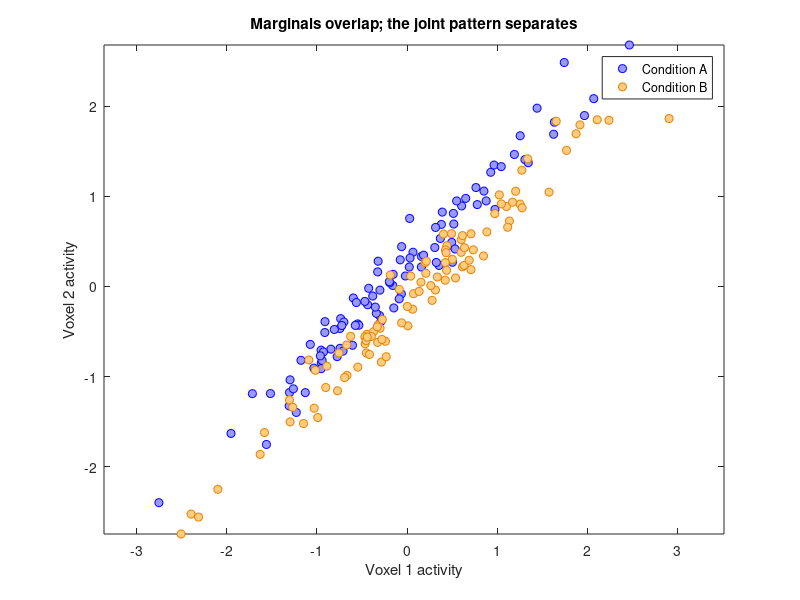

Reproduce this figure in MATLAB. (Note: this script raises an error after producing the figure.)
%% Chapter 37 Lab: From Maps to Models -- Population Codes and Decoding (MATLAB)
% This lab accompanies Chapter 37, "Multivariate Brain Analysis: From Maps
% to Models". You will simulate multivoxel patterns in which NO single
% voxel discriminates two conditions but the pattern does, compare a mass
% univariate map with a cross-validated multivariate decoder, and see why
% decoder weights are not a localization map (and how the Haufe transform
% recovers the encoding pattern).
%
% Companion to: https://torwager.github.io/elements-of-fmri-tutorials/book/part7/ch37-multivariate-brain-analysis-from-maps
%
% Requirements: Statistics and Machine Learning Toolbox (for fitcsvm).
% The optional final section uses CanlabCore (https://github.com/canlab).
% Code adapted from CANlab tutorials (github.com/canlab and
% CANlab_help_examples, canlab_help_7_multivariate_prediction_basics.m).
%
% Runtime: under a minute. All data in the core sections are simulated.

%% 1. Two voxels, no single-voxel information
% Two conditions (A and B) shift two voxels in OPPOSITE directions by a
% tiny amount (+/- 0.1 against noise SD 1: per-voxel effect size d = 0.2).
% Crucially, the noise is strongly SHARED between the voxels (r = 0.98),
% as if both ride on a common global fluctuation.

rng(7);                                   % seed, for reproducibility
n = 100;                                  % trials per condition

mu_A = [-0.1  0.1];                       % condition A mean
mu_B = [ 0.1 -0.1];                       % condition B mean
Sigma = [1 .98; .98 1];                   % shared noise, correlation 0.98

% Demean the noise within each condition so the simulated effect equals
% its nominal value exactly (the noise carries no condition information).
EA = mvnrnd([0 0], Sigma, n); EA = EA - mean(EA);
EB = mvnrnd([0 0], Sigma, n); EB = EB - mean(EB);
XA = mu_A + EA;
XB = mu_B + EB;

figure('Color', 'w');
plot(XA(:,1), XA(:,2), 'bo', 'MarkerFaceColor', [.6 .6 1]); hold on;
plot(XB(:,1), XB(:,2), 'o', 'Color', [.9 .5 0], 'MarkerFaceColor', [1 .8 .5]);
xlabel('Voxel 1 activity'); ylabel('Voxel 2 activity');
legend({'Condition A' 'Condition B'});
title('Marginals overlap; the joint pattern separates');
axis equal

%% 2. Quantify: univariate tests vs. the two-voxel pattern
% Each voxel alone: t ~ 1, nonsignificant. The pattern contrast
% (voxel 1 - voxel 2) cancels the shared noise and is hugely significant.

[~, p1, ~, st1] = ttest2(XA(:,1), XB(:,1));
[~, p2, ~, st2] = ttest2(XA(:,2), XB(:,2));
fprintf('Voxel 1 alone:     t = %5.2f, p = %.3f\n', st1.tstat, p1);
fprintf('Voxel 2 alone:     t = %5.2f, p = %.3f\n', st2.tstat, p2);

dA = XA(:,1) - XA(:,2);                   % pattern score, condition A
dB = XB(:,1) - XB(:,2);                   % pattern score, condition B
[~, pd, ~, std_] = ttest2(dA, dB);
fprintf('Pattern (v1 - v2): t = %5.2f, p = %.2e\n', std_.tstat, pd);

% Cross-validated classification: one voxel vs. both voxels
X2 = [XA; XB];
y2 = [ones(n,1); -ones(n,1)];

% Linear SVMs (default box constraint C = 1), 5-fold cross-validation
cv1 = crossval(fitcsvm(X2(:,1), y2, 'KernelFunction', 'linear'), 'KFold', 5);
cvb = crossval(fitcsvm(X2,      y2, 'KernelFunction', 'linear'), 'KFold', 5);
fprintf('CV accuracy, voxel 1 alone: %3.0f%%\n', 100 * (1 - kfoldLoss(cv1)));
fprintf('CV accuracy, both voxels:   %3.0f%%\n', 100 * (1 - kfoldLoss(cvb)));

% Nothing was added to the data -- the information was there all along,
% encoded jointly rather than locally. A miniature population code.

%% 3. Scale up: 200 trials x 120 voxels, one global noise source
% Sixty "signal" voxels respond slightly more to condition A (+/- 0.1);
% the other sixty carry NO task signal. Every voxel rides on a large
% global noise source (SD 1, shared across the whole "brain") plus smaller
% independent noise (SD 0.35) -- like arousal/respiration/scanner effects.

n_tr = 200; V = 120; n_signal = 60;       % trials, voxels, signal voxels
y = repmat([1; -1], n_tr/2, 1);           % +1 = condition A, -1 = B

a = 0.1;                                  % per-voxel signal amplitude
signal = zeros(n_tr, V);
signal(:, 1:n_signal) = repmat(a * y, 1, n_signal);

% Global noise: one value per trial, added to ALL voxels. It is
% condition-independent by design, so we demean it within each condition
% (any chance imbalance would be shared noise masquerading as signal).
g = randn(n_tr, 1);
g(y == 1)  = g(y == 1)  - mean(g(y == 1));
g(y == -1) = g(y == -1) - mean(g(y == -1));

X = signal + repmat(g, 1, V) ...
    + 0.35 * randn(n_tr, V);              % 0.35 = independent voxel noise SD

fprintf('Data: %d trials x %d voxels; signal voxels = 1..%d\n', n_tr, V, n_signal);

%% 4. The mass univariate map comes up empty
% A two-sample t-test at each voxel, Bonferroni-corrected. Each voxel's
% tiny effect (d ~ 0.19) is buried in the shared noise: a few voxels flirt
% with uncorrected significance, but nothing survives correction.

[~, p_map, ~, st] = ttest2(X(y == 1, :), X(y == -1, :));
t_map = st.tstat;

t_bonf = tinv(1 - 0.025 / V, n_tr - 2);   % Bonferroni threshold (two-tailed)
fprintf('Max |t| across voxels:   %4.2f\n', max(abs(t_map)));
fprintf('Bonferroni t threshold:  %4.2f\n', t_bonf);
fprintf('Voxels at p<.05 uncorrected: %d;  surviving Bonferroni: %d\n', ...
    sum(p_map < 0.05), sum(abs(t_map) > t_bonf));

figure('Color', 'w');
imagesc(reshape(t_map, 10, 12)', [-max(abs(t_map)) max(abs(t_map))]);
colormap(redbluecmap_safe); colorbar;
title('Univariate t map (nothing survives correction)');
set(gca, 'XTick', [], 'YTick', []);

%% 5. The multivariate decoder succeeds
% Reverse the equation: all 120 voxels are PREDICTORS of the condition
% label. Train a linear SVM, evaluate with 5-fold cross-validation, and
% compare against the best single voxel under the same test.

mdl = fitcsvm(X, y, 'KernelFunction', 'linear');   % linear SVM (box constraint C = 1)
cvm = crossval(mdl, 'KFold', 5);          % 5-fold cross-validation
acc_pattern = 1 - kfoldLoss(cvm);
fprintf('Whole-pattern decoder accuracy: %5.1f%%\n', 100 * acc_pattern);

acc_single = zeros(V, 1);
for v = 1:V
    cvv = crossval(fitcsvm(X(:, v), y, 'KernelFunction', 'linear'), 'KFold', 5);
    acc_single(v) = 1 - kfoldLoss(cvv);
end
[best_acc, best_vox] = max(acc_single);
fprintf('Best single-voxel accuracy:     %5.1f%% (voxel %d)\n', 100 * best_acc, best_vox);
fprintf('Mean single-voxel accuracy:     %5.1f%%\n', 100 * mean(acc_single));

figure('Color', 'w');
histogram(100 * acc_single, 20, 'FaceColor', [.7 .8 .95]); hold on;
xline(100 * acc_pattern, 'r-', 'LineWidth', 3);
xline(50, 'k:');
xlabel('Cross-validated accuracy (%)'); ylabel('Number of voxels');
legend({'Single voxels', 'Whole pattern', 'Chance'});
title('No voxel decodes; the pattern does');

%% 6. Weights are not localization: the Haufe transform
% Ground truth: only voxels 1-60 carry signal. But the decoder assigns
% comparably large NEGATIVE weights to the no-signal voxels -- it uses
% them as a reference to estimate and subtract the global noise
% (suppressor variables). The Haufe (2014) transform,
%     a  proportional to  Cov(X) * w
% asks the forward question -- how does each voxel covary with the decoder
% score? -- and recovers the true encoding pattern.

w = mdl.Beta;                             % decoder weights (readout recipe)
A_haufe = cov(X) * w;                     % forward / encoding pattern

figure('Color', 'w');
maps = {a * [ones(1, n_signal) zeros(1, V - n_signal)] * 2, w', A_haufe'};
names = {'True encoding (condition difference)', 'Decoder weights w', ...
    'Haufe transform: cov(X) * w'};
for i = 1:3
    subplot(1, 3, i);
    m = maps{i};
    imagesc(reshape(m, 10, 12)', [-max(abs(m)) max(abs(m))]);
    colormap(redbluecmap_safe); colorbar;
    title(names{i});
    set(gca, 'XTick', [], 'YTick', []);
end

fprintf('Mean weight,  signal voxels (1-60):     %+.3f\n', mean(w(1:n_signal)));
fprintf('Mean weight,  noise-only voxels (61+):  %+.3f\n', mean(w(n_signal+1:end)));
fprintf('Mean |Haufe|, signal voxels:            %.3f\n', mean(abs(A_haufe(1:n_signal))));
fprintf('Mean |Haufe|, noise-only voxels:        %.3f\n', mean(abs(A_haufe(n_signal+1:end))));

% Reading the weight map as localization would wrongly conclude that the
% no-signal half of the "brain" encodes the task (with opposite sign!).
% Backward (decoding) models answer "how can the state be read out?";
% forward (encoding) models answer "where is the signal expressed?".

%% 7. OPTIONAL: real-data prediction with CANlab tools
% With CanlabCore + SPM on your path, the same logic runs on real images
% in a few lines using the fmri_data.predict method. The example below
% (adapted from canlab_help_7_multivariate_prediction_basics.m) predicts
% pain ratings from brain images across 33 participants using LASSO-PCR,
% with 5-fold cross-validation holding out all images from a subject
% together. NOTE: downloads a large (~500 MB) dataset from figshare --
% uncomment to run.
%
% fmri_data_file = which('bmrk3_6levels_pain_dataset.mat');
% if isempty(fmri_data_file)
%     fmri_data_file = websave('bmrk3_6levels_pain_dataset.mat', ...
%         'https://ndownloader.figshare.com/files/12708989');
% end
% load(fmri_data_file);                   % loads image_obj (fmri_data)
%
% subject_id = image_obj.additional_info.subject_id;
% holdout_set = zeros(size(subject_id));
% C = cvpartition(length(unique(subject_id)), 'KFold', 5);
% for i = 1:5
%     holdout_set(ismember(subject_id, find(test(C, i)))) = i;
% end
%
% [cverr, stats, optout] = predict(image_obj, ...
%     'algorithm_name', 'cv_lassopcr', 'nfolds', holdout_set);
%
% create_figure('pred vs obs');
% plot(stats.yfit, stats.Y, 'o'); refline;
% xlabel('Predicted pain'); ylabel('Observed pain');
% % stats.weight_obj holds the predictive weight map -- remember: a
% % readout recipe, not an activation map.

%% Explore on your own
% 1. Turn off the shared noise (replace g with independent noise per
%    voxel). Rerun: the univariate map and the decoder should now tell the
%    same story. Why?
% 2. Vary the signal amplitude a from 0.05 to 0.5 and plot max |t| and
%    decoder accuracy against it. Which analysis "wakes up" first?
% 3. Shrink the training set to 40 trials. How stable is the weight map
%    across folds, compared with the Haufe pattern? (Chapters 38-39.)
% 4. Swap the SVM for logistic regression (fitclinear with 'Learner',
%    'logistic'). Does the weight-map story change?

%% Helper: a red-blue colormap without extra toolboxes
function cmap = redbluecmap_safe
% Simple diverging blue-white-red colormap (64 levels).
n2 = 32;
up = linspace(0, 1, n2)'; down = linspace(1, 0, n2)';
cmap = [ [up; ones(n2,1)], [up; down], [ones(n2,1); down] ];
end
